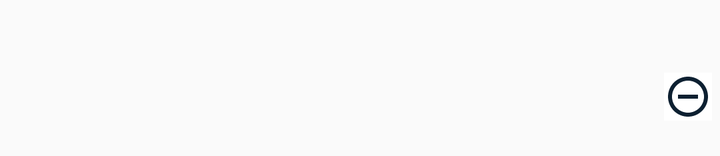
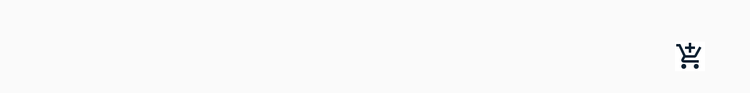

The same Android screen from two of the app's own layout files: first res/layout/ as a phone draws it, then the repository's variant for another configuration, drawn on a device whose configuration selects that folder. Both files follow.
<!-- AndroidManifest.xml: application theme AppTheme -->
<!-- res/layout/list_element.xml -->
<?xml version="1.0" encoding="utf-8"?>
<RelativeLayout xmlns:android="http://schemas.android.com/apk/res/android"
    xmlns:app="http://schemas.android.com/apk/res-auto"
    xmlns:tools="http://schemas.android.com/tools"
    android:layout_width="match_parent"
    android:layout_height="wrap_content"
    android:orientation="vertical"
    android:padding="@dimen/margin_s">

    <TextView
        android:id="@+id/header"
        android:layout_toRightOf="@id/quantity"
        android:layout_width="200dp"
        android:layout_height="wrap_content"
        android:layout_marginLeft="@dimen/margin_e"
        android:layout_marginTop="@dimen/margin_e"
        android:layout_marginRight="@dimen/margin_e"
        android:fontFamily="@font/halant_semibold"
        android:textSize="@dimen/medium_text" />

    <TextView
        android:id="@+id/quantity"
        android:layout_width="wrap_content"
        android:layout_height="wrap_content"
        android:layout_alignParentLeft="true"
        android:gravity="top|start"
        android:layout_marginLeft="@dimen/margin_e"
        android:layout_marginTop="@dimen/margin_e"
        android:layout_marginRight="@dimen/margin_e"
        android:fontFamily="@font/halant_semibold"
        android:textSize="@dimen/medium_text"/>

    <TextView
        android:id="@+id/text"
        android:layout_width="250dp"
        android:layout_height="wrap_content"
        android:layout_below="@+id/header"
        android:layout_marginLeft="@dimen/margin_e"
        android:layout_marginTop="@dimen/margin_e"
        android:layout_marginRight="@dimen/margin_e"
        android:layout_marginBottom="@dimen/margin_e"
        android:fontFamily="@font/halant"
        android:textSize="@dimen/size_content_letter" />


    <TextView
        android:id="@+id/price"
        android:layout_width="wrap_content"
        android:layout_height="wrap_content"
        android:layout_toLeftOf="@id/remove"
        android:layout_gravity="top|end"
        android:layout_marginTop="@dimen/margin_e"
        android:fontFamily="@font/halant_semibold"
        android:textSize="@dimen/medium_text" />
    
    <ImageButton
        android:id="@+id/add_to_cart"
        android:layout_width="wrap_content"
        android:layout_height="wrap_content"
        android:tint="@color/base_color_1"
        android:background="@android:color/white"
        android:layout_below="@id/price"
        android:layout_alignParentRight="true"
        android:layout_centerVertical="true"
        app:srcCompat="@drawable/ic_baseline_add_shopping_cart_24"/>

    <ImageButton
        android:id="@+id/remove"
        android:layout_width="wrap_content"
        android:layout_height="wrap_content"
        android:tint="@color/base_color_1"
        android:background="@android:color/white"
        android:layout_below="@id/price"
        android:layout_alignParentRight="true"
        app:srcCompat="@drawable/ic_baseline_remove_circle_outline_24"/>




</RelativeLayout>
<!-- resources referenced by this layout -->
<resources>
  <color name="base_color_1">#0D2031</color>
  <dimen name="margin_e">8dp</dimen>
  <dimen name="margin_s">4dp</dimen>
  <dimen name="medium_text">18sp</dimen>
  <dimen name="size_content_letter">16sp</dimen>
  <!-- drawable ic_baseline_add_shopping_cart_24 (drawable) -->
  <vector android:height="24dp" android:tint="#222249"
      android:viewportHeight="24" android:viewportWidth="24"
      android:width="24dp" xmlns:android="http://schemas.android.com/apk/res/android">
      <path android:fillColor="@android:color/white" android:pathData="M11,9h2L13,6h3L16,4h-3L13,1h-2v3L8,4v2h3v3zM7,18c-1.1,0 -1.99,0.9 -1.99,2S5.9,22 7,22s2,-0.9 2,-2 -0.9,-2 -2,-2zM17,18c-1.1,0 -1.99,0.9 -1.99,2s0.89,2 1.99,2 2,-0.9 2,-2 -0.9,-2 -2,-2zM7.17,14.75l0.03,-0.12 0.9,-1.63h7.45c0.75,0 1.41,-0.41 1.75,-1.03l3.86,-7.01L19.42,4h-0.01l-1.1,2 -2.76,5L8.53,11l-0.13,-0.27L6.16,6l-0.95,-2 -0.94,-2L1,2v2h2l3.6,7.59 -1.35,2.45c-0.16,0.28 -0.25,0.61 -0.25,0.96 0,1.1 0.9,2 2,2h12v-2L7.42,15c-0.13,0 -0.25,-0.11 -0.25,-0.25z"/>
  </vector>
  <!-- drawable ic_baseline_remove_circle_outline_24 (drawable) -->
  <vector android:height="24dp" android:tint="#222249"
      android:viewportHeight="24" android:viewportWidth="24"
      android:width="24dp" xmlns:android="http://schemas.android.com/apk/res/android">
      <path android:fillColor="@android:color/white" android:pathData="M7,11v2h10v-2L7,11zM12,2C6.48,2 2,6.48 2,12s4.48,10 10,10 10,-4.48 10,-10S17.52,2 12,2zM12,20c-4.41,0 -8,-3.59 -8,-8s3.59,-8 8,-8 8,3.59 8,8 -3.59,8 -8,8z"/>
  </vector>
  <style name="AppTheme" parent="Theme.AppCompat.Light.DarkActionBar">
          
          <item name="colorPrimary">@color/colorPrimary</item>
          <item name="colorPrimaryDark">@color/colorPrimaryDark</item>
          <item name="colorAccent">@color/colorAccent</item>
      </style>
  <color name="colorPrimary">#6200EE</color>
  <color name="colorPrimaryDark">#3700B3</color>
  <color name="colorAccent">#03DAC5</color>
</resources>
<!-- res/layout-large/list_element.xml (the repository's variant of the layout above) -->
<!-- drawn on a 7-inch tablet held upright -->
<?xml version="1.0" encoding="utf-8"?>
<RelativeLayout xmlns:android="http://schemas.android.com/apk/res/android"
    xmlns:app="http://schemas.android.com/apk/res-auto"
    xmlns:tools="http://schemas.android.com/tools"
    android:layout_width="match_parent"
    android:layout_height="wrap_content"
    android:orientation="vertical"
    android:layout_marginEnd="@dimen/margin_tt"
    android:layout_marginStart="@dimen/margin_tt"
    android:padding="@dimen/margin_s">

    <TextView
        android:id="@+id/header"
        android:layout_width="wrap_content"
        android:layout_height="wrap_content"
        android:layout_marginLeft="@dimen/margin_e"
        android:layout_marginTop="@dimen/margin_e"
        android:layout_marginRight="@dimen/margin_e"
        android:fontFamily="@font/halant_semibold"
        android:textSize="@dimen/size_content_letter" />

    <TextView
        android:id="@+id/text"
        android:layout_width="wrap_content"
        android:layout_height="wrap_content"
        android:layout_below="@+id/header"
        android:layout_marginLeft="@dimen/margin_e"
        android:layout_marginTop="@dimen/margin_e"
        android:layout_marginRight="@dimen/margin_e"
        android:layout_marginBottom="@dimen/margin_e"
        android:fontFamily="@font/halant"
        android:textSize="@dimen/size_content_letter" />


    <TextView
        android:id="@+id/price"
        android:layout_width="wrap_content"
        android:layout_height="wrap_content"
        android:layout_alignParentRight="true"
        android:layout_gravity="top|end"
        android:layout_marginTop="@dimen/margin_e"
        android:fontFamily="@font/halant_semibold"
        android:textSize="@dimen/size_content_letter" />

    <ImageButton
        android:id="@+id/add_to_cart"
        android:layout_width="wrap_content"
        android:layout_height="wrap_content"
        android:tint="@color/base_color_1"
        android:background="@android:color/white"
        android:layout_below="@id/price"
        android:layout_alignParentRight="true"
        android:layout_centerVertical="true"
        app:srcCompat="@drawable/ic_baseline_add_shopping_cart_24"/>

</RelativeLayout>
<!-- resources referenced by the variant -->
<!-- as a 7-inch tablet held upright resolves them -->
<resources>
  <color name="base_color_1">#0D2031</color>
  <dimen name="margin_e">8dp</dimen>
  <dimen name="margin_s">4dp</dimen>
  <dimen name="margin_tt">32dp</dimen>
  <dimen name="size_content_letter">16sp</dimen>
  <!-- drawable ic_baseline_add_shopping_cart_24 (drawable) -->
  <vector android:height="24dp" android:tint="#222249"
      android:viewportHeight="24" android:viewportWidth="24"
      android:width="24dp" xmlns:android="http://schemas.android.com/apk/res/android">
      <path android:fillColor="@android:color/white" android:pathData="M11,9h2L13,6h3L16,4h-3L13,1h-2v3L8,4v2h3v3zM7,18c-1.1,0 -1.99,0.9 -1.99,2S5.9,22 7,22s2,-0.9 2,-2 -0.9,-2 -2,-2zM17,18c-1.1,0 -1.99,0.9 -1.99,2s0.89,2 1.99,2 2,-0.9 2,-2 -0.9,-2 -2,-2zM7.17,14.75l0.03,-0.12 0.9,-1.63h7.45c0.75,0 1.41,-0.41 1.75,-1.03l3.86,-7.01L19.42,4h-0.01l-1.1,2 -2.76,5L8.53,11l-0.13,-0.27L6.16,6l-0.95,-2 -0.94,-2L1,2v2h2l3.6,7.59 -1.35,2.45c-0.16,0.28 -0.25,0.61 -0.25,0.96 0,1.1 0.9,2 2,2h12v-2L7.42,15c-0.13,0 -0.25,-0.11 -0.25,-0.25z"/>
  </vector>
  <style name="AppTheme" parent="Theme.AppCompat.Light.DarkActionBar">
          
          <item name="colorPrimary">@color/colorPrimary</item>
          <item name="colorPrimaryDark">@color/colorPrimaryDark</item>
          <item name="colorAccent">@color/colorAccent</item>
      </style>
  <color name="colorPrimary">#6200EE</color>
  <color name="colorPrimaryDark">#3700B3</color>
  <color name="colorAccent">#03DAC5</color>
</resources>
